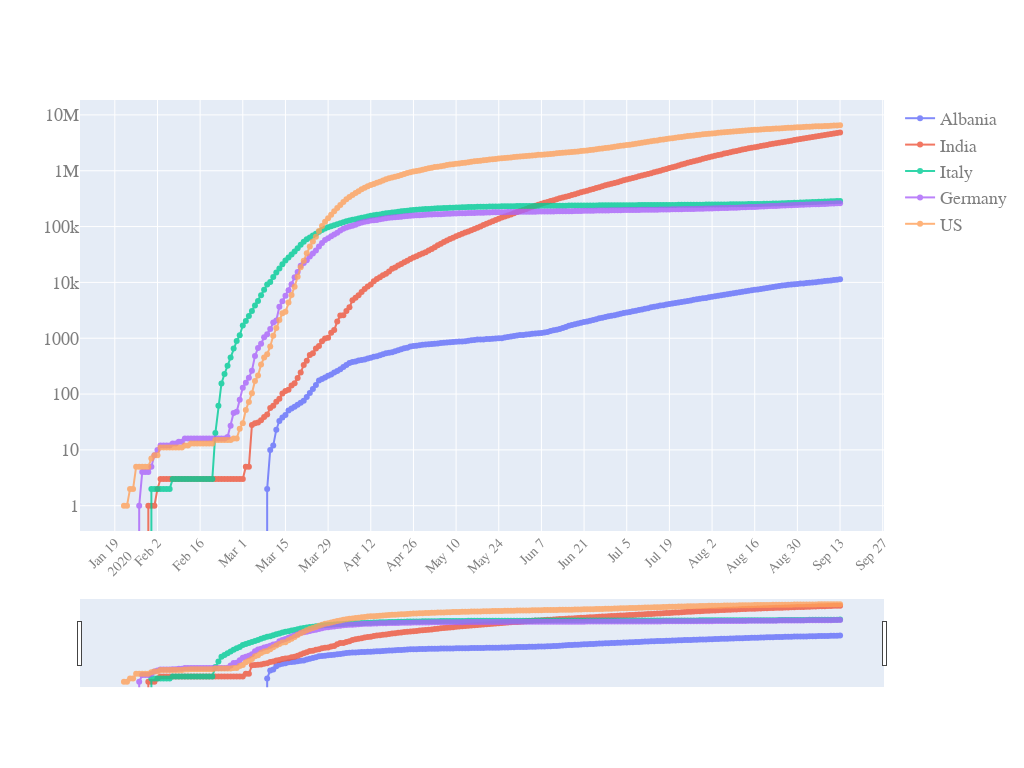

The cell this chart's notebook holds for it:
### Code cell
quick_plot(df_analyse.date,
          df_analyse.iloc[:,1:],
          y_scale='log',
          slider=True)

### Figure 1 — Plotly figure (JSON) as saved in the notebook; plotly's stock layout.template omitted (floating-point values rounded to 4 significant figures; data arrays with more than 128 entries replaced by an {"elided": "..."} marker saying what was removed)
{"data": [{"mode": "markers+lines", "name": "Albania", "opacity": 0.8, "type": "scatter", "x": {"elided": "236 str values"}, "y": {"elided": "236 int values"}}, {"mode": "markers+lines", "name": "India", "opacity": 0.8, "type": "scatter", "x": {"elided": "236 str values"}, "y": {"elided": "236 int values"}}, {"mode": "markers+lines", "name": "Italy", "opacity": 0.8, "type": "scatter", "x": {"elided": "236 str values"}, "y": {"elided": "236 int values"}}, {"mode": "markers+lines", "name": "Germany", "opacity": 0.8, "type": "scatter", "x": {"elided": "236 str values"}, "y": {"elided": "236 int values"}}, {"mode": "markers+lines", "name": "US", "opacity": 0.8, "type": "scatter", "x": {"elided": "236 str values"}, "y": {"elided": "236 int values"}}], "layout": {"autosize": true, "font": {"color": "#7f7f7f", "family": "PT Sans, monospace", "size": 18}, "height": 768, "width": 1024, "xaxis": {"nticks": 20, "rangeslider": {"visible": true}, "tickangle": -45, "tickfont": {"color": "#7f7f7f", "size": 14}}, "yaxis": {"type": "log"}}}
